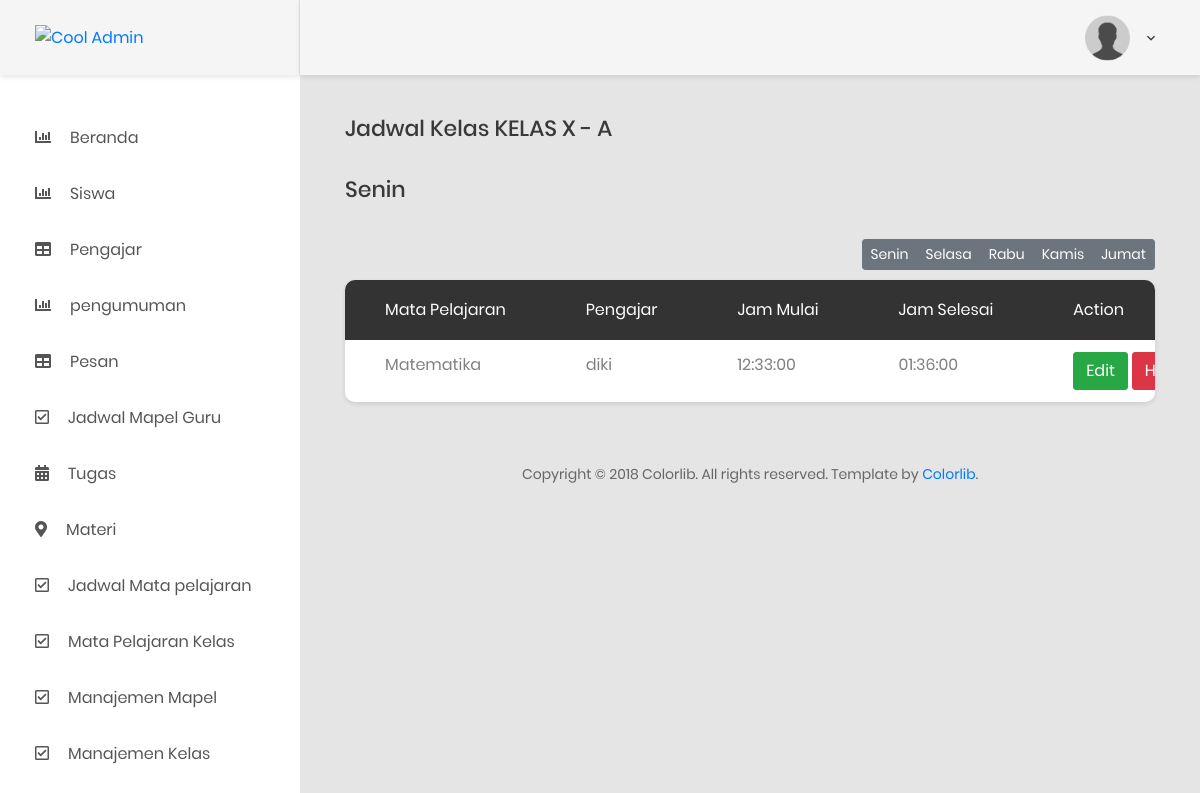
Screenshot of /admin/LihatJadwalMapel/1/2 with the database file from the repository.
### tables this page shows
CREATE TABLE `el_kelas` (
  `id` int(11) NOT NULL,
  `nama` varchar(45) NOT NULL,
  `parent_id` int(11) DEFAULT NULL,
  `urutan` int(11) NOT NULL,
  `aktif` tinyint(1) NOT NULL DEFAULT 1 COMMENT '1=aktif 0=tidak'
);

CREATE TABLE `el_mapel_kelas` (
  `id` int(11) NOT NULL,
  `kelas_id` int(11) NOT NULL,
  `mapel_id` int(11) NOT NULL,
  `aktif` tinyint(1) NOT NULL DEFAULT 1
);

CREATE TABLE `el_mapel` (
  `id` int(11) NOT NULL,
  `nama` varchar(255) NOT NULL,
  `info` text DEFAULT NULL,
  `aktif` tinyint(1) NOT NULL DEFAULT 1 COMMENT '1 = ya, 0 = tidak'
);

CREATE TABLE `el_pengajar` (
  `id` int(11) NOT NULL,
  `nip` varchar(45) DEFAULT NULL,
  `nama` varchar(100) NOT NULL,
  `jenis_kelamin` varchar(9) NOT NULL,
  `tempat_lahir` varchar(45) NOT NULL,
  `tgl_lahir` date DEFAULT NULL,
  `alamat` varchar(255) NOT NULL,
  `foto` text DEFAULT NULL,
  `status_id` tinyint(1) NOT NULL COMMENT '0=pending, 1=aktif, 2=blok',
  `id_mapel` varchar(255) DEFAULT NULL
);

CREATE TABLE `el_mapel_ajar` (
  `id` int(11) NOT NULL,
  `hari_id` tinyint(1) NOT NULL COMMENT '1=senin,2=selasa,3=rabu,4=kamis,5=jum''at,6=sabtu,7=minggu',
  `jam_mulai` time NOT NULL,
  `jam_selesai` time NOT NULL,
  `pengajar_id` int(11) NOT NULL,
  `mapel_kelas_id` int(11) NOT NULL,
  `aktif` tinyint(1) NOT NULL DEFAULT 1 COMMENT '1 = aktif 0 = tidak'
);

### application/controllers/Admin.php (called while the page is built, shortened)
<?php
class admin extends CI_Controller {
	function __construct(){
		$this->load->model('Admin_model');
	}
    public function LihatJadwalMapel($hari,$id)
    {
        $data['hari'] = array("Senin","Selasa","Rabu","Kamis","Jumat");
        $data['idkelas']=$id;
        $data['day']=$hari;
        $data['jadwal']=$this->Admin_model->getJadwalKelas($hari,$id)->result();
        $data['kelas']=$this->Admin_model->getKelasId($id)->result();
        $this->load->view('part/header');
        $this->load->view('part/sidebaradmin',$data);
        $this->load->view('admin/jadwalMapel/jadwalmengajar',$data);
        $this->load->view('part/footer');
    }
}
?>

### index.php (called while the page is built, shortened)
<?php
require_once BASEPATH.'core/CodeIgniter.php';

### application/models/Admin_model.php (called while the page is built, shortened)
<?php
    class admin_model extends CI_Model{
        public function getKelasId($id)
        {
            return  $this->db->query("SELECT * FROM  el_kelas WHERE id = ".$id);
        }
        public function getJadwalKelas($hari,$id)
        {
            return $this->db->query("SELECT
            emk.id AS id,
            emk.kelas_id,
            em.nama AS mapel,
            emk.mapel_id,
            emk.aktif AS kelas_aktif,
            ema.id AS mapel_kelas_id,
            ema.jam_mulai,
            ema.jam_selesai,
            ema.hari_id,
            ema.pengajar_id,
            ep.nama AS pengajar
            FROM
            el_mapel_kelas AS emk
            JOIN el_mapel AS em ON em.id = emk.mapel_id
            INNER JOIN el_mapel_ajar AS ema ON ema.mapel_kelas_id = emk.id
            INNER JOIN el_pengajar AS ep ON ema.pengajar_id = ep.id
            WHERE
            emk.aktif = 1 AND
            emk.kelas_id = ".$id."  AND
            ema.hari_id = ".$hari);
        }
    }
?>

### application/views/admin/jadwalMapel/jadwalmengajar.php (the view)
    <div class="main-content">
        <div class="section__content section__content--p30">
            <div class="container-fluid">
                <h3 class="title-5 m-b-35">Jadwal Kelas <?= $kelas[0]->nama?> </h3>
                <h3 class="title-5 m-b-35"><?= $hari[$day-1]?> </h3>
                <div class="row">
                    <div class="col-lg">
                        <div class="btn-group btn-group-sm pull-right" role="group" aria-label="Basic example" style="margin-bottom: 10px">
                            <a href="<?=base_url("Admin/LihatJadwalMapel/1/".$idkelas)?>" class="btn btn-secondary">Senin</a>
                            <a href="<?=base_url("Admin/LihatJadwalMapel/2/".$idkelas)?>" class="btn btn-secondary">Selasa</a>
                            <a href="<?=base_url("Admin/LihatJadwalMapel/3/".$idkelas)?>" class="btn btn-secondary">Rabu</a>
                            <a href="<?=base_url("Admin/LihatJadwalMapel/4/".$idkelas)?>" class="btn btn-secondary">Kamis</a>
                            <a href="<?=base_url("Admin/LihatJadwalMapel/5/".$idkelas)?>" class="btn btn-secondary">Jumat</a>
                        </div>
                        <div class="table-responsive table--no-card m-b-40">
                            <table class="table table-borderless table-striped table-earning">
                                <thead>
                                    <tr>
                                        <th>Mata Pelajaran</th>
                                        <th>Pengajar</th>
                                        <th>Jam Mulai</th>
                                        <th>Jam selesai</th>
                                        <th>Action</th>
                                    </tr>
                                </thead>
                                <tbody>
                                <?php foreach ($jadwal as $key) { ?>
                                    <tr>
                                        <td><?=$key->mapel?></td>
                                        <td><?=$key->pengajar?></td>
                                        <td><?=$key->jam_mulai?></td>
                                        <td><?=$key->jam_selesai?></td>
                                        <td><a class="btn btn-success" href="<?= base_url('admin/editJamMengajar/'.$idkelas.'/'.$key->mapel_kelas_id.'/'.$key->mapel_id)?>">Edit</a>
                                        <a class="btn btn-danger" href="<?= base_url('admin/hapusJadwalMapel/'.$key->mapel_kelas_id."/".$idkelas)?>">Hapus</a></td>
                                    </tr>
                                <?php }?>
                                </tbody>
                            </table>
                        </div>
                    </div>
                </div>
                <div class="row">
                    <div class="col-md-12">
                        <div class="copyright">
                            <p>Copyright © 2018 Colorlib. All rights reserved. Template by <a href="https://colorlib.com">Colorlib</a>.</p>
                        </div>
                    </div>
                </div>
            </div>
        </div>
    </div>
</div>

### rows the page displays
el_kelas: nama "KELAS X - A"
el_mapel_kelas: el_mapel.nama "Matematika", el_pengajar.nama "diki", el_mapel_ajar.jam_mulai "12:33:00", el_mapel_ajar.jam_selesai "01:36:00"

### other values shown
$hari[$day-1] "Senin"
